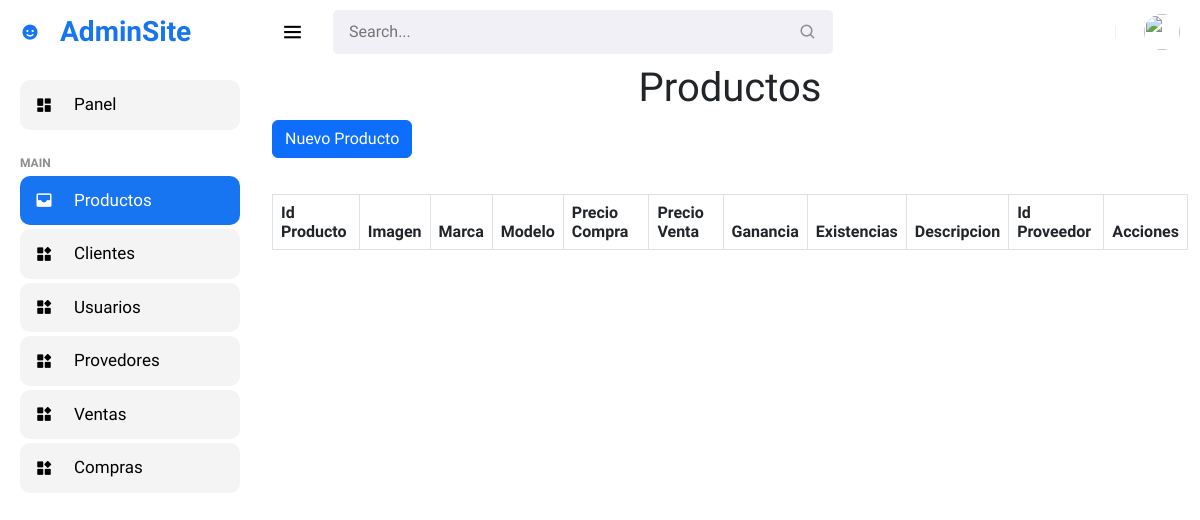
The page /page/admin/productos/index.php (signed in) on the database as committed earlier.
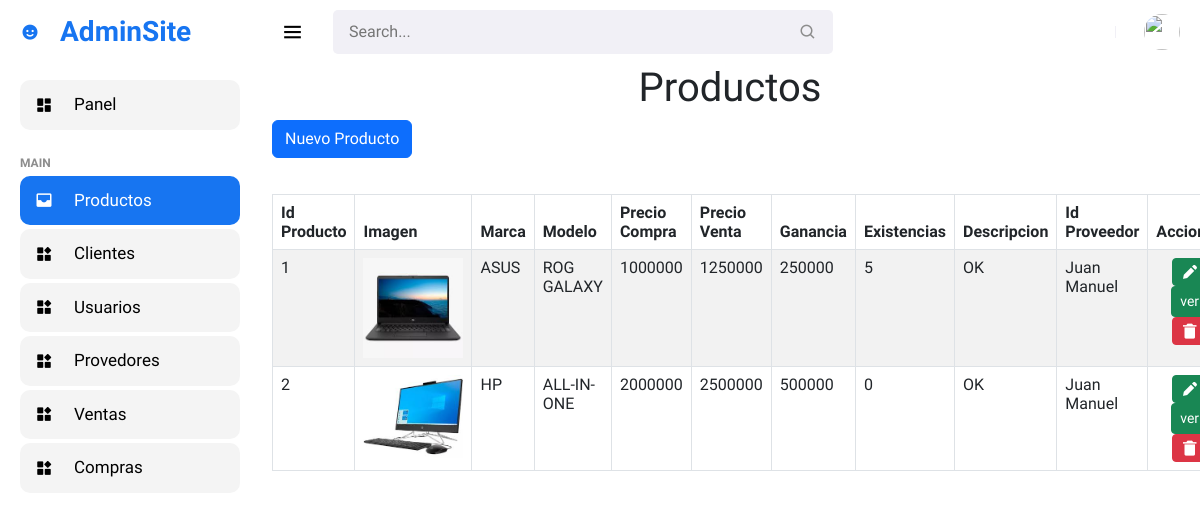
The same page on the database as committed later.
### tables this page shows
CREATE TABLE `productos` (
  `id_producto` int(11) NOT NULL,
  `marca` varchar(15) NOT NULL,
  `modelo` varchar(15) NOT NULL,
  `precio_base` int(11) NOT NULL DEFAULT 0,
  `precio_de_venta` int(11) NOT NULL DEFAULT 0,
  `ganancia` int(11) NOT NULL DEFAULT 0,
  `existencias` int(11) NOT NULL DEFAULT 0,
  `descripcion` varchar(150) NOT NULL,
  `proveedor` int(11) NOT NULL,
  `imagen` varchar(200) NOT NULL,
  `usuario` int(11) NOT NULL,
  `date_add` date NOT NULL DEFAULT current_timestamp(),
  `estatus` int(11) NOT NULL DEFAULT 1
);

CREATE TABLE `proveedores` (
  `id_proveedor` int(11) NOT NULL,
  `nit` int(11) NOT NULL,
  `nombre` varchar(50) NOT NULL,
  `correo` varchar(35) NOT NULL,
  `direccion` varchar(50) NOT NULL,
  `ciudad` varchar(15) NOT NULL,
  `telefono` varchar(50) NOT NULL
);

### page/admin/productos/index.php (the view, shortened to what this page needs)
<html>
</html>
<?php
include '../../../conexion/conexion.php';
?>
<!DOCTYPE html>
<html lang="es">
<head>
    <link href='https://unpkg.com/boxicons@2.0.9/css/boxicons.min.css' rel='stylesheet'>
    <link rel="stylesheet" href="../assets/css/style.css">
    <link href="https://cdn.jsdelivr.net/npm/bootstrap@5.3.0-alpha3/dist/css/bootstrap.min.css" rel="stylesheet"
>
    <link href="https://cdn.datatables.net/v/bs5/dt-1.13.4/datatables.min.css" rel="stylesheet" />
</head>
<body>
	<section id="sidebar">
		<a href="" class="brand"><i class='bx bxs-smile icon'></i> AdminSite</a>
		<ul class="side-menu">
			<li><a href="../index.php"><i class='bx bxs-dashboard icon' ></i> Panel</a></li>
			<li class="divider" data-text="main">Main</li>
            <li><a href="index.php" class="active"><i class='bx bxs-inbox icon'></i>Productos</a></li>
			<li><a href="../clientes/index.php"><i class='bx bxs-widget icon' ></i>Clientes</a></li>
			<li><a href="../users/index.php"><i class='bx bxs-widget icon' ></i>Usuarios</a></li>
			<li><a href="../proveedores/index.php"><i class='bx bxs-widget icon' ></i>Provedores</a></li>
			<li><a href="../ventas/index.php"><i class='bx bxs-widget icon' ></i>Ventas</a></li>
			<li><a href="../compras/index.php"><i class='bx bxs-widget icon' ></i>Compras</a></li>
		</ul>
	</section>
    <section id="content">
        <nav>
            <i class='bx bx-menu toggle-sidebar'></i>
            <form action="#">
                <div class="form-group">
                    <input type="text" placeholder="Search...">
                    <i class='bx bx-search icon'></i>
                </div>
            </form>
            <div class="profile">
                <img src="https://images.unsplash.com/photo-1517841905240-472988babdf9?ixid=MnwxMjA3fDB8MHxzZWFyY2h8NHx8cGVvcGxlfGVufDB8fDB8fA%3D%3D&ixlib=rb-1.2.1&auto=format&fit=crop&w=500&q=60"
                    alt="">
            </div>
        </nav>
        <div class="container">
            <h1 class="page-header text-center">Productos</h1>
            <div class="row">
                <div class="col-auto">
                    <a href="#" class="btn btn-primary" data-bs-toggle="modal" data-bs-target="#nuevo">Nuevo Producto</a>
                </div>
                <div class="col-12 mt-3">
                    <table class="table table-bordered table-striped table_id" id="mitabla" style="margin-top:20px;">
                        <thead>
                            <tr>
                                <th class="">Id Producto</th>
                                <th class="">Imagen</th>
                                <th class="">Marca</th>
                                <th class="">Modelo</th>
                                <th class="">Precio Compra</th>
                                <th class="">Precio Venta</th>
                                <th class="">Ganancia</th>
                                <th class="">Existencias</th>
                                <th class="">Descripcion</th>
                                <th class="">Id Proveedor</th>
                                <th class="">Acciones</th>
                            </tr>
                        </thead>
                        <tbody>
                            <?php
							$sql = "SELECT productos.*, p.nombre, p.id_proveedor
                            FROM productos
                            INNER JOIN proveedores as p
                            ON productos.proveedor = p.id_proveedor";
							$query = mysqli_query($con, $sql);
							while ($mostrar = mysqli_fetch_array($query)) { ?>
                            <tr>
                                <td class="">
                                    <?php echo $mostrar['id_producto'] ?>
                                </td>
                                <td class="">
                                <img class="imagen" src="<?php echo $mostrar['imagen'] ?>">
                                </td>
                                <td class="">
                                    <?php echo $mostrar['marca'] ?>
                                </td>
                                <td class="">
                                    <?php echo $mostrar['modelo'] ?>
                                </td>
                                <td class="">
                                    <?php echo $mostrar['precio_base'] ?>
                                </td>
                                <td class="">
                                    <?php echo $mostrar['precio_de_venta'] ?>
                                </td>
                                <td class="">
                                    <?php echo $mostrar['ganancia'] ?>
                                </td>
                                <td class="">
                                    <?php echo $mostrar['existencias'] ?>
                                </td>
                                <td class="">
                                    <?php echo $mostrar['descripcion'] ?>
                                </td>
                                <td class="">
                                    <?php echo $mostrar['nombre'] ?>
                                </td>
                                <td class="text-center">
                                    <a href="#edit_<?php echo $mostrar['id_producto']; ?>"
                                        class="btn btn-success btn-sm text-center" data-bs-toggle="modal">
                                        <i class='bx bxs-pencil'></i></a>
                                    <a class="btn btn-success btn-sm text-center edit_product" product="<?php echo $mostrar['id_producto']; ?>" href="">
                                        <i class='bx bxs-check'></i>ver</a>
                                    <a href="#delet_<?php echo $mostrar['id_producto']; ?>"
                                        class="btn btn-danger btn-sm text-center" data-bs-toggle="modal">
                                        <i class='bx bxs-trash-alt'></i></a>
                                </td>
                                <?php include('eliminar-editar.php'); ?>
                            <?php
							}
							?>
                        </tbody>
                    </table>
                </div>
            </div>
</body>
</html>

### page/admin/productos/eliminar-editar.php (shortened to what this page needs)
</div>

### page/admin/assets/css/style.css (style rules this page uses)
* { font-family: 'Be Vietnam Pro', sans-serif; margin: 0; padding: 0; box-sizing: border-box; }
:root { --grey: #F1F0F6; --dark-grey: #8D8D8D; --light: #fff; --dark: #000; --green: #81D43A; --light-green: #E3FFCB; --blue: #1775F1; --light-blue: #D0E4FF; --dark-blue: #0C5FCD; --red: #FC3B56; }
html { overflow-x: hidden; }
body { background: var(--grey); overflow-x: hidden; }
a { text-decoration: none; }
li { list-style: none; }
#sidebar { position: fixed; max-width: 260px; width: 100%; background: var(--light); top: 0; left: 0; height: 100%; overflow-y: auto; scrollbar-width: none; transition: all .3s ease; z-index: 200; }
#sidebar .brand { font-size: 28px; display: flex; align-items: center; height: 64px; font-weight: 600; color: var(--blue); position: sticky; top: 0; left: 0; z-index: 100; background: var(--light); transition: all .3s ease; padding: 0 6px; }
#sidebar .icon { min-width: 48px; display: flex; justify-content: center; align-items: center; margin-right: 6px; }
#sidebar .side-menu { margin: 16px 0; padding: 0 20px; transition: all .3s ease; }
#sidebar .side-menu a { display: flex; align-items: center; font-size: 17px; color: var(--dark); padding: 12px 16px 12px 0; transition: all .3s ease; border-radius: 10px; margin: 4px 0; white-space: nowrap; }
i { font-size: 18px; }
#sidebar .side-menu > li > a { background: rgb(244, 244, 244); }
#sidebar .side-menu > li > a.active, #sidebar .side-menu > li > a.active:hover { background: var(--blue); color: var(--light); }
#sidebar .divider { margin-top: 24px; font-size: 12px; text-transform: uppercase; font-weight: 700; color: var(--dark-grey); transition: all .3s ease; white-space: nowrap; }
#content { position: relative; width: calc(100% - 260px); left: 260px; transition: all .3s ease; }
nav { background: var(--light); height: 64px; padding: 0 20px; display: flex; align-items: center; grid-gap: 28px; position: sticky; top: 0; left: 0; z-index: 100; }
nav .toggle-sidebar { font-size: 25px; color: #000; cursor: pointer; }
nav form { max-width: 500px; width: 100%; margin-right: auto; }
nav .form-group { position: relative; }
nav .form-group input { width: 100%; background: var(--grey); border-radius: 5px; border: none; outline: none; padding: 10px 36px 10px 16px; transition: all .3s ease; }
nav .form-group .icon { position: absolute; top: 50%; transform: translateY(-50%); right: 16px; color: var(--dark-grey); }
nav .profile { position: relative; }
nav .profile img { width: 36px; height: 36px; border-radius: 50%; object-fit: cover; cursor: pointer; }
.imagen { display: flex; width: 100px; }

### page/admin/productos/index.php (style rules this page uses)
a { text-decoration: none; }

Rows that differ between the two databases and show on the page:
added productos: id_producto "1", imagen (picture), marca "ASUS", modelo "ROG GALAXY", precio_base "1000000", precio_de_venta "1250000", ganancia "250000", existencias "5", descripcion "OK", proveedor.nombre "Juan Manuel"
added productos: id_producto "2", imagen (picture), marca "HP", modelo "ALL-IN-ONE", precio_base "2000000", precio_de_venta "2500000", ganancia "500000", existencias "0", descripcion "OK", proveedor.nombre "Juan Manuel"
